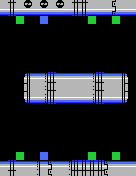

This game map was drawn from its Tiled (.tmx) file and the tilesets committed beside it. A one-line description and the full map source follow:
An orthogonal 17x22 tile map with 8x8 px tiles, 1 tile layer (Tile Layer 1).

<map version="1.2" tiledversion="1.3.2" orientation="orthogonal" renderorder="right-down" compressionlevel="0" width="17" height="22" tilewidth="8" tileheight="8" infinite="0" nextlayerid="2" nextobjectid="1">
 <tileset firstgid="1" name="moai-tiles" tilewidth="8" tileheight="8" tilecount="256" columns="16">
  <image source="tech-tiles.png" width="128" height="128" />
 </tileset>
 <layer id="1" name="Tile Layer 1" width="17" height="22">
  <data encoding="csv">
12,14,12,241,12,241,12,241,12,14,14,12,12,12,15,12,12,
86,88,86,86,86,86,86,86,86,88,88,86,86,86,89,86,86,
1,1,256,1,1,255,1,1,1,1,1,256,1,1,256,1,1,
1,1,1,1,1,1,1,1,1,1,1,1,1,1,1,1,1,
1,1,1,1,1,1,1,1,1,1,1,1,1,1,1,1,1,
1,1,1,1,1,1,1,1,1,1,1,1,1,1,1,1,1,
1,1,1,1,1,1,1,1,1,1,1,1,1,1,1,1,1,
1,1,1,1,1,1,1,1,1,1,1,1,1,1,1,1,1,
1,1,1,1,1,1,1,1,1,1,1,1,1,1,1,1,1,
1,1,1,5,6,7,8,6,6,6,6,7,8,6,6,10,1,
1,1,1,11,12,13,14,12,12,12,12,13,14,12,12,16,1,
1,1,1,11,12,13,14,12,12,12,12,13,14,12,12,16,1,
1,1,1,85,86,87,88,86,86,86,86,87,88,86,86,90,1,
1,1,1,1,1,1,1,1,1,1,1,1,1,1,1,1,1,
1,1,1,1,1,1,1,1,1,1,1,1,1,1,1,1,1,
1,1,1,1,1,1,1,1,1,1,1,1,1,1,1,1,1,
1,1,1,1,1,1,1,1,1,1,1,1,1,1,1,1,1,
1,1,1,1,1,1,1,1,1,1,1,1,1,1,1,1,1,
1,1,1,1,1,1,1,1,1,1,1,1,1,1,1,1,1,
1,1,256,1,1,255,1,1,1,1,1,256,1,1,256,1,1,
6,8,6,6,7,6,9,6,7,8,8,8,8,9,6,6,6,
12,14,12,12,13,12,15,12,13,14,14,14,14,15,12,12,12
</data>
 </layer>
</map>
